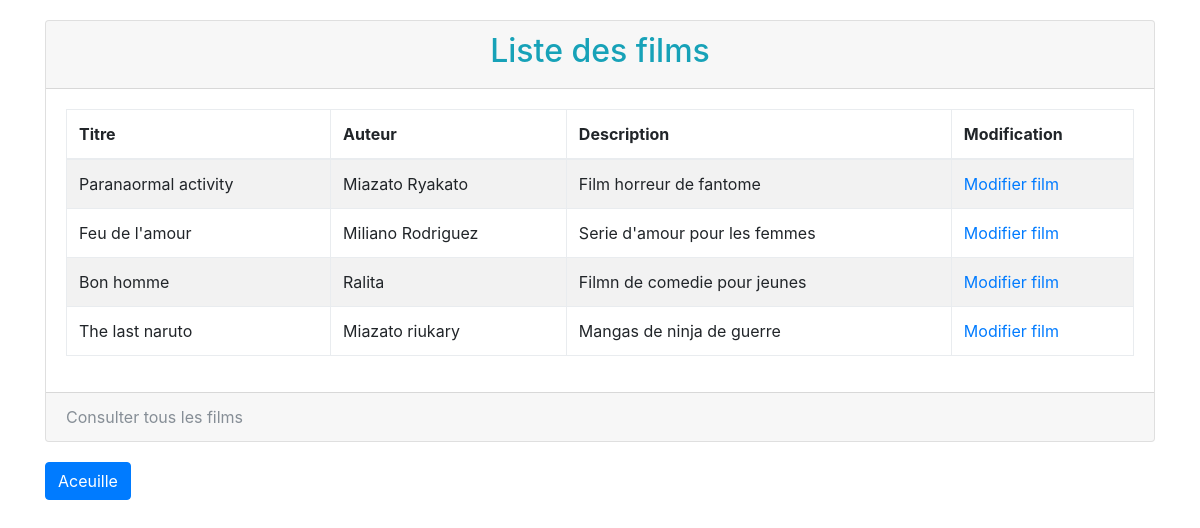
The page /filmForm.php on the database as committed earlier.
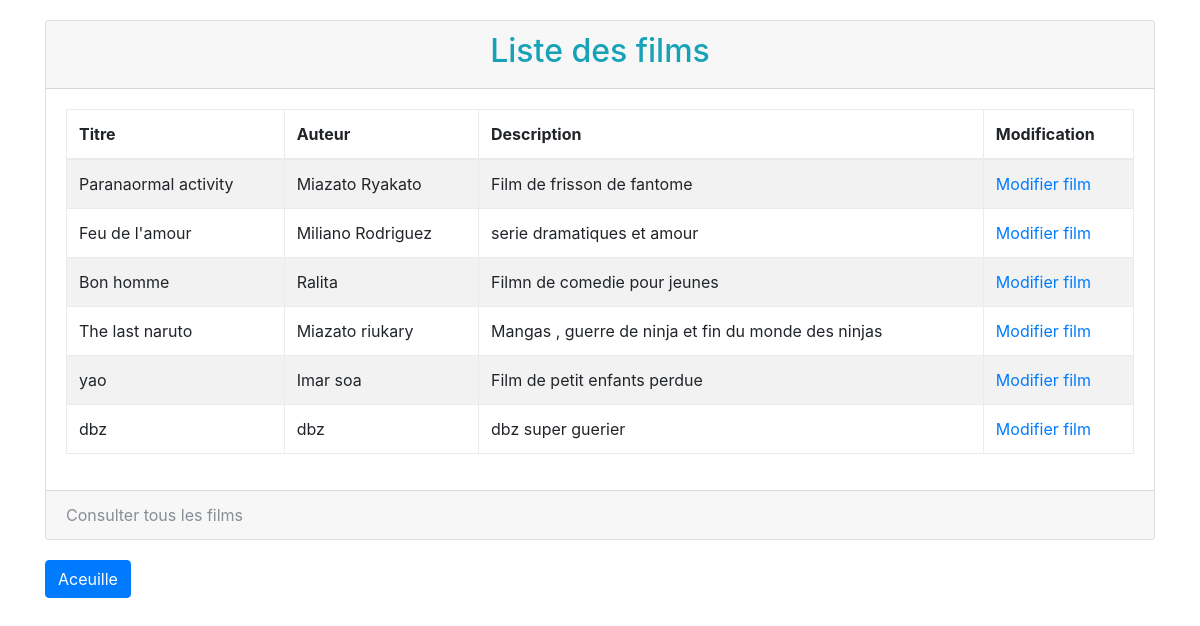
The same page on the database as committed later.
### tables this page shows
CREATE TABLE IF NOT EXISTS `film` (
  `id` int(11) NOT NULL,
  `titre` varchar(50) NOT NULL,
  `auteur` varchar(150) NOT NULL,
  `description` varchar(250) NOT NULL
);

### affiche.php (called while the page is built, shortened)
<?php
require('function.php');
$crud="SELECT * FROM FILM";
$tablos=affiche($crud);
?>

### function.php (called while the page is built, shortened)
<?php
function affiche($crud)
{
    global $bdd;
    $req=$bdd->prepare($crud);
    $req->execute();
    $reqTab=$req->fetchall();
    return $reqTab;
}
 ?>

### filmForm.php (the view, shortened to what this page needs)
<?php
require('affiche.php');
?>
<!DOCTYPE html>
<html lang="fr" dir="ltr">
  <head>
    <link rel="stylesheet" type="text/css" href="css/style.css">
    <link rel="stylesheet" type="text/css" href="css/bootstrap.min.css">
  </head>
  <body>
    <div class="container margin-top">
         <div class="card bg-muted ">
             <div class="card-header">
                 <h2 class="text-info text-center">Liste des films</h2>
             </div>
             <div class="card-body">
                 <table class="table table-bordered table-striped table-condensed">
                    <thead>
                        <tr>
                            <th>Titre</th>
                            <th>Auteur</th>
                            <th>Description</th>
                            <th>Modification</th>
                        </tr>
                    </thead>
                    <tbody>
                        <?php foreach ($tablos as $tablo)
                            {
                            ?>
                        <tr>
                            <td><?php echo $tablo['titre']; ?></td>
                            <td><?php echo $tablo['auteur']; ?></td>
                            <td><?php echo $tablo['description']; ?></td>
                            <td><a target="alt" href="formModif.php?id=<?php echo $tablo['id'];?>">Modifier film</a></td>
                        </tr>
                         <?php
                            } ?>
                    </tbody>
                 </table>
             </div>
             <div class="card-footer">
                 <span class="text-center text-muted " >Consulter tous les films</span>
             </div>
         </div>
    <a href="index.php" class="btn btn-primary margin-top">Aceuille</a>
    </div>
  </body>
</html>

Rows that differ between the two databases and show on the page:
changed film "Paranaormal activity": description "Film horreur de fantome" → "Film de frisson de fantome"
changed film "Feu de l'amour": description "Serie d'amour pour les femmes" → "serie dramatiques et amour"
changed film "The last naruto": description "Mangas de ninja de guerre" → "Mangas , guerre de ninja et fin du monde des ninjas"
added film: titre "yao", auteur "Imar soa", description "Film de petit enfants perdue"
added film: titre "dbz", auteur "dbz", description "dbz super guerier"
